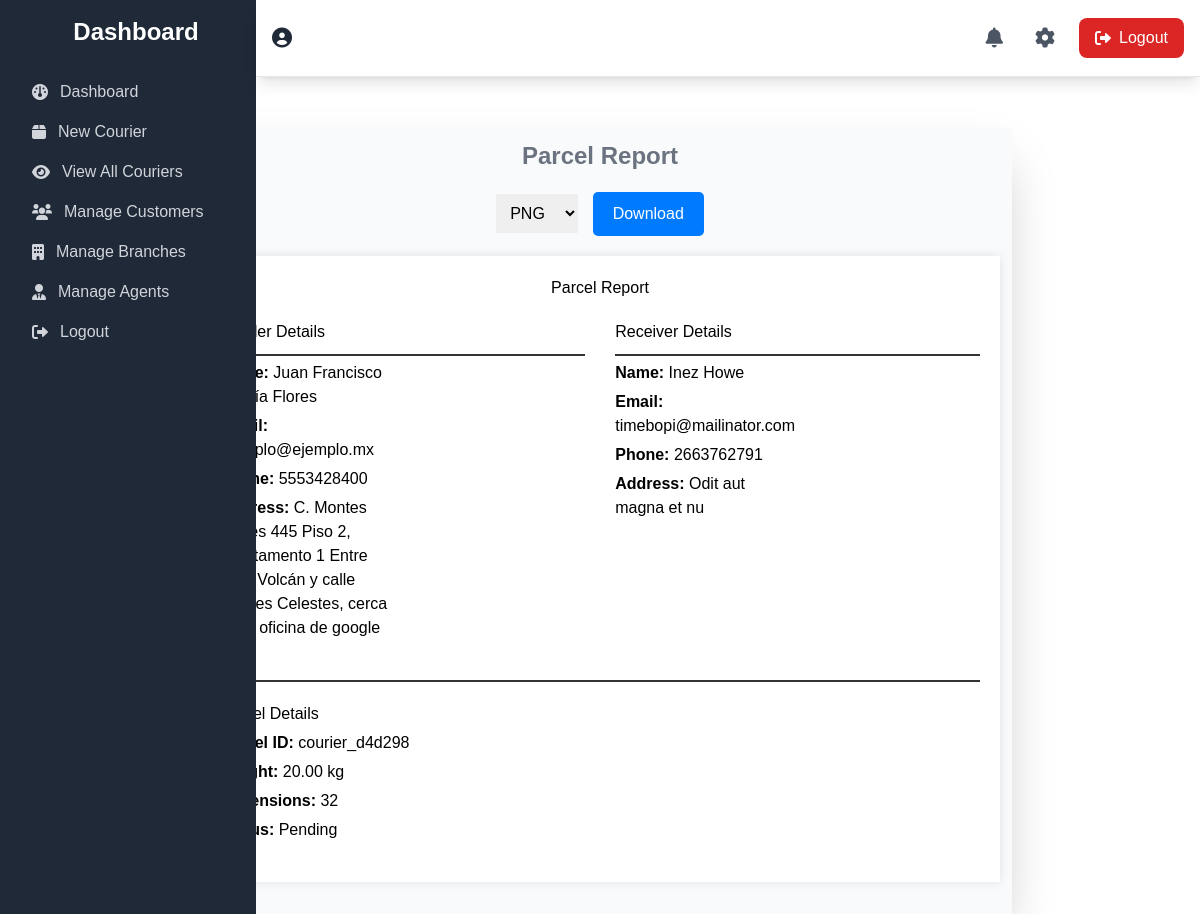
Page /admin/report.php?parcel_id=courier_d4d298 on the committed database.
### tables this page shows
CREATE TABLE `parcels` (
  `parcel_id` char(36) NOT NULL,
  `sender_id` char(36) NOT NULL,
  `receiver_id` char(36) NOT NULL,
  `weight` decimal(10,2) NOT NULL,
  `dimensions` varchar(50) NOT NULL,
  `status` enum('Pending','In Transit','Delivered','returned') DEFAULT 'Pending',
  `created_at` timestamp NOT NULL DEFAULT current_timestamp(),
  `deleted` tinyint(1) DEFAULT 0,
  `delivery_date` date DEFAULT NULL
);

CREATE TABLE `customers` (
  `customer_id` char(36) NOT NULL,
  `first_name` varchar(50) NOT NULL,
  `last_name` varchar(50) NOT NULL,
  `email` varchar(100) NOT NULL,
  `phone` varchar(20) DEFAULT NULL,
  `address` text NOT NULL,
  `deleted` tinyint(1) DEFAULT 0,
  `created_at` date DEFAULT NULL
);

### admin/report.php (the view, shortened to what this page needs)
<?php
$parcel_id = $_GET['parcel_id'];
$database = new Database();
$conn = $database->getConnection();
$query = "
SELECT
    p.*,
    s.first_name AS sender_first_name,
    s.last_name AS sender_last_name,
    s.email AS sender_email,
    s.phone AS sender_phone,
    s.address AS sender_address,
    r.first_name AS receiver_first_name,
    r.last_name AS receiver_last_name,
    r.email AS receiver_email,
    r.phone AS receiver_phone,
    r.address AS receiver_address
FROM
    parcels p
JOIN
    customers s ON p.sender_id = s.customer_id
JOIN
    customers r ON p.receiver_id = r.customer_id
WHERE
    p.parcel_id = ?";
$stmt = $conn->prepare($query);
$stmt->execute([$parcel_id]);
$parcel = $stmt->fetch(PDO::FETCH_ASSOC);
function generateReportHTML($parcel)
{
    ?>
    <!DOCTYPE html>
    <html lang="en">
    <head>
    </head>
    <body>
        <div class="container" id="report">
            <h1>Parcel Report</h1>
            <div class="section">
                <div>
                    <h2>Sender Details</h2>
                    <div class="details">
                        <p><strong>Name:</strong>
                            <?php echo htmlspecialchars($parcel['sender_first_name'] . ' ' . $parcel['sender_last_name']); ?>
                        </p>
                        <p><strong>Email:</strong> <?php echo htmlspecialchars($parcel['sender_email']); ?></p>
                        <p><strong>Phone:</strong> <?php echo htmlspecialchars($parcel['sender_phone']); ?></p>
                        <p><strong>Address:</strong> <?php echo htmlspecialchars($parcel['sender_address']); ?></p>
                    </div>
                </div>
                <div>
                    <h2>Receiver Details</h2>
                    <div class="details">
                        <p><strong>Name:</strong>
                            <?php echo htmlspecialchars($parcel['receiver_first_name'] . ' ' . $parcel['receiver_last_name']); ?>
                        </p>
                        <p><strong>Email:</strong> <?php echo htmlspecialchars($parcel['receiver_email']); ?></p>
                        <p><strong>Phone:</strong> <?php echo htmlspecialchars($parcel['receiver_phone']); ?></p>
                        <p><strong>Address:</strong> <?php echo htmlspecialchars($parcel['receiver_address']); ?></p>
                    </div>
                </div>
            </div>
            <div class="parcel-details">
                <h2>Parcel Details</h2>
                <div class="details">
                    <p><strong>Parcel ID:</strong> <?php echo htmlspecialchars($parcel['parcel_id']); ?></p>
                    <p><strong>Weight:</strong> <?php echo htmlspecialchars($parcel['weight']); ?> kg</p>
                    <p><strong>Dimensions:</strong> <?php echo htmlspecialchars($parcel['dimensions']); ?></p>
                    <p><strong>Status:</strong> <?php echo htmlspecialchars($parcel['status']); ?></p>
                </div>
            </div>
        </div>
    </body>
    </html>
    <?php
    return ob_get_clean();
}
$htmlReport = generateReportHTML($parcel);
?>
<!DOCTYPE html>
<html lang="en">
<?php include "../includes/head.php"; ?>
<body>
    <?php
    include "../includes/sidebar.php";
    include "../includes/topbar.php";
    ?>
    <main class="mt-32 shadow-2xl w-max p-3 mx-auto bg-gray-50">
        <h1 class="text-2xl font-semibold text-gray-500">Parcel Report</h1>
        <div class="download-buttons">
            <select id="formatSelect">
                <option value="png">PNG</option>
            </select>
            <button onclick="downloadReport()">Download</button>
        </div>
        <?php echo $htmlReport; ?>
    </main>
</body>
</html>

### admin/report.php (style rules this page uses)
h1 { text-align: center; margin-bottom: 20px; }
.section { display: flex; justify-content: space-between; margin-bottom: 20px; }
.section div { width: 48%; }
.section h2 { margin-top: 0; border-bottom: 2px solid #333; padding-bottom: 10px; }
.details { margin-bottom: 20px; }
.details p { margin: 5px 0; }
.parcel-details { border-top: 2px solid #333; padding-top: 20px; }
.download-buttons { text-align: center; margin-bottom: 20px; }
.download-buttons select { padding: 10px; margin-right: 10px; }
.download-buttons button { padding: 10px 20px; background: #007bff; color: #fff; border: none; border-radius: 5px; cursor: pointer; }
body { font-family: Arial, sans-serif; margin: 0; padding: 0; }
.container { max-width: 800px; margin: 20px auto; background: #fff; padding: 20px; box-shadow: 0 0 10px rgba(0, 0, 0, 0.1); }

### rows in the picture
parcels: sender.last_name "Juan Francisco García Flores", sender.email "ejemplo@ejemplo.mx", sender.phone "5553428400", sender.address "C. Montes Urales 445 Piso 2, Apartamento 1 Entre calle Volcán y calle Montes Celestes, cerca de la oficina de google", receiver.last_name "Inez Howe", receiver.email "timebopi@mailinator.com", receiver.phone "2663762791", receiver.address "Odit aut magna et nu", parcel_id "courier_d4d298", weight "20.00", dimensions "32", status "Pending"
